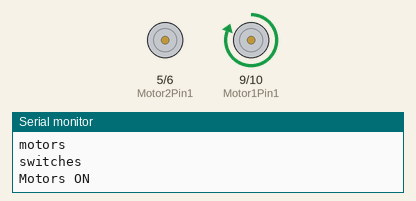
The sketch below on a simulated Arduino Uno, built with avr-gcc and run on an emulated ATmega328P. Parts: motor-driver pin pairs drawn as motors (green arrow = first pin HIGH = forward, orange = second pin HIGH = backward, longer = more drive), the last lines printed to the serial monitor.

Above: at 0.1 s.
At 0.6 s:
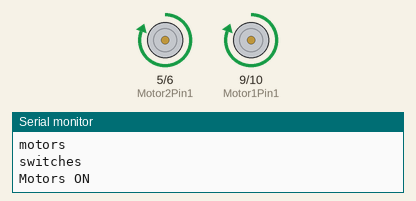
At 30.1 s:
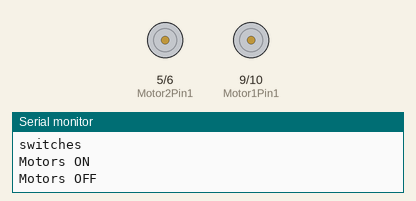
Timing chart, 0 to 31.6 s (numbered marks = the images above):
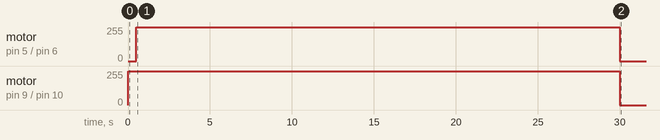

Measured:
- by itself, motor on pin 5 (Motor2Pin1) / pin 6 (Motor2Pin2): stopped → forward 255/255 at 0.50 s, → stopped 29.5 s later
- by itself, motor on pin 9 (Motor1Pin1) / pin 10 (Motor1Pin2): stopped → forward 255/255 at 0.00 s, → stopped 30.0 s later

The sketch:

code2.ino
```cpp
// Define the pins that power the motors.
const int Motor2Pin1 = 5;
const int Motor2Pin2 = 6;
const int Motor1Pin1 = 9;
const int Motor1Pin2 = 10;

// Define the pins for the limit switches
const int Switch1Pin = 8;

//variable for switch state
//int switch1State = 0;

// Initialize timer variables
boolean motors_on = false;
long sandingDuration = 30 * 1000; //seconds * conversion to milliseconds
long timeGoal = 0;
int test_read = 1;
long motor_delay = .5 * 1000; //seconds * conversion to milliseconds

//setup program
void setup() {
  Serial.begin(9600); //start serial so prinitng can occur
  Serial.println();
  initializeMotors(); //initialize all motors
  initializeSwitches(); //initialize all sensors
}

//main program loop
void loop() {
  //read state of switch
  /*
  //delay(500);
  //digitalRead(Switch1Pin);
  //Serial.println(switch1State);
  //check to see if the ball has hit the limit switch
  //if (Switch1Pin == 1)
  */

  //test_read = Serial.read();
  if (test_read == 1){
    //set time to turn off motors
    timeGoal = sandingDuration + millis();
    //turn on motors
    startMotors();
  }

  //check to see if the motors have been on for the time goal
  if (motors_on && timeGoal <= millis()) {
    //turn off motors
    stopMotors();
  }
}

//initialization functions
//initializes all motors
void initializeMotors() {
  //motor 1
  pinMode(Motor1Pin1, OUTPUT);
  pinMode(Motor1Pin2, OUTPUT);
  //motor 2
  pinMode(Motor2Pin1, OUTPUT);
  pinMode(Motor2Pin2, OUTPUT);
  Serial.println("motors");
}

//initializes all sensors
void initializeSwitches() {
  //switch 1 - limit switch
  pinMode(Switch1Pin, INPUT);
  Serial.println("switches");
}

//motor control functions
//start all motors
void startMotors() {
  //print motors on
  Serial.println("Motors ON");
  //keep track of motors being on
  motors_on = true;
  //motor 1
  digitalWrite(Motor1Pin1, HIGH);
  //digitalWrite(Motor1Pin2, HIGH);
  //wait for motor 1 to start
  delay(500);
  //motor 2
  digitalWrite(Motor2Pin1, HIGH);
  //digitalWrite(Motor2Pin2, HIGH);
  test_read=0;
}

//stop all motors
void stopMotors() {
  //print motors off
  Serial.println("Motors OFF");
  //keep track of motors being off
  motors_on = false;
  //motor 1
  digitalWrite(Motor1Pin1, LOW);
  digitalWrite(Motor1Pin2, LOW);
  //motor 2
  digitalWrite(Motor2Pin1, LOW);
  digitalWrite(Motor2Pin2, LOW);
  test_read=0;
}

//conversion functions
//conters seconds to milliseconds
//int sec2Milli(double seconds) {
//  int milliseconds = seconds * 1000;
//
//  return milliseconds;
//}
```
